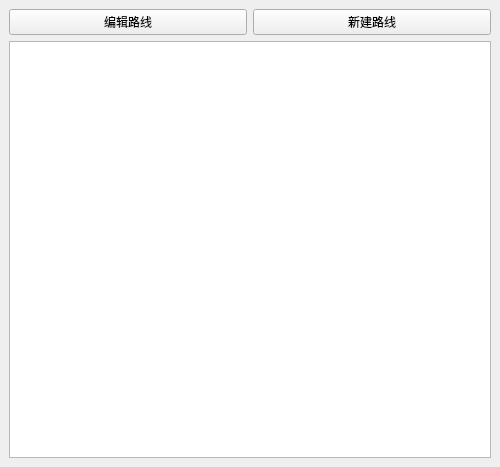
<?xml version="1.0" encoding="UTF-8"?>
<ui version="4.0">
 <class>WkfRouteBrowserDockWidget</class>
 <widget class="QDockWidget" name="WkfRouteBrowserDockWidget">
  <property name="geometry">
   <rect>
    <x>0</x>
    <y>0</y>
    <width>500</width>
    <height>467</height>
   </rect>
  </property>
  <property name="allowedAreas">
   <set>Qt::LeftDockWidgetArea|Qt::RightDockWidgetArea</set>
  </property>
  <property name="windowTitle">
   <string>路线浏览器</string>
  </property>
  <widget class="QWidget" name="dockWidgetContents">
   <layout class="QVBoxLayout" name="verticalLayout">
    <item>
     <layout class="QHBoxLayout" name="horizontalLayout">
      <item>
       <widget class="QPushButton" name="mEditBtn">
        <property name="text">
         <string>编辑路线</string>
        </property>
       </widget>
      </item>
      <item>
       <widget class="QPushButton" name="mNewRouteBtn">
        <property name="text">
         <string>新建路线</string>
        </property>
       </widget>
      </item>
     </layout>
    </item>
    <item>
     <widget class="QTreeWidget" name="treeWidget">
      <property name="minimumSize">
       <size>
        <width>300</width>
        <height>0</height>
       </size>
      </property>
      <property name="contextMenuPolicy">
       <enum>Qt::CustomContextMenu</enum>
      </property>
      <property name="selectionMode">
       <enum>QAbstractItemView::SingleSelection</enum>
      </property>
      <attribute name="headerVisible">
       <bool>false</bool>
      </attribute>
      <column>
       <property name="text">
        <string notr="true">1</string>
       </property>
      </column>
     </widget>
    </item>
   </layout>
  </widget>
 </widget>
 <resources/>
 <connections/>
</ui>
